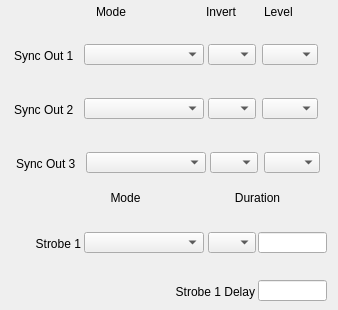
      <widget class="QWidget" name="tab_3">
       <attribute name="title">
        <string>IO Control</string>
       </attribute>
       <widget class="QEComboBox" name="qecombobox_9">
        <property name="geometry">
         <rect>
          <x>84</x>
          <y>44</y>
          <width>120</width>
          <height>21</height>
         </rect>
        </property>
        <property name="variable" stdset="0">
         <string>$(P):cam1:SyncOut1Mode</string>
        </property>
        <property name="variableSubstitutions" stdset="0">
         <string>P=CPS1</string>
        </property>
        <property name="displayAlarmState">
         <bool>false</bool>
        </property>
       </widget>
       <widget class="QEComboBox" name="qecombobox_10">
        <property name="geometry">
         <rect>
          <x>208</x>
          <y>44</y>
          <width>48</width>
          <height>21</height>
         </rect>
        </property>
        <property name="variable" stdset="0">
         <string>$(P):cam1:SyncOut1Invert</string>
        </property>
        <property name="variableSubstitutions" stdset="0">
         <string>P=CPS1</string>
        </property>
        <property name="displayAlarmState">
         <bool>false</bool>
        </property>
       </widget>
       <widget class="QEComboBox" name="qecombobox_11">
        <property name="geometry">
         <rect>
          <x>262</x>
          <y>44</y>
          <width>56</width>
          <height>21</height>
         </rect>
        </property>
        <property name="variable" stdset="0">
         <string>$(P):cam1:SyncOut1Level</string>
        </property>
        <property name="variableSubstitutions" stdset="0">
         <string>P=CPS1</string>
        </property>
        <property name="displayAlarmState">
         <bool>false</bool>
        </property>
       </widget>
       <widget class="QELabel" name="qelabel_65">
        <property name="geometry">
         <rect>
          <x>88</x>
          <y>26</y>
          <width>93</width>
          <height>16</height>
         </rect>
        </property>
        <property name="variable" stdset="0">
         <string>$(P):cam1:SyncOut1Mode_RBV</string>
        </property>
        <property name="variableSubstitutions" stdset="0">
         <string>P=CPS1</string>
        </property>
        <property name="displayAlarmState">
         <bool>false</bool>
        </property>
       </widget>
       <widget class="QELabel" name="qelabel_66">
        <property name="geometry">
         <rect>
          <x>210</x>
          <y>26</y>
          <width>37</width>
          <height>16</height>
         </rect>
        </property>
        <property name="variable" stdset="0">
         <string>$(P):cam1:SyncOut1Invert_RBV</string>
        </property>
        <property name="variableSubstitutions" stdset="0">
         <string>P=CPS1</string>
        </property>
        <property name="displayAlarmState">
         <bool>false</bool>
        </property>
       </widget>
       <widget class="QELabel" name="qelabel_67">
        <property name="geometry">
         <rect>
          <x>266</x>
          <y>26</y>
          <width>37</width>
          <height>16</height>
         </rect>
        </property>
        <property name="variable" stdset="0">
         <string>$(P):cam1:SyncOut1Level_RBV</string>
        </property>
        <property name="variableSubstitutions" stdset="0">
         <string>P=CPS1</string>
        </property>
        <property name="displayAlarmState">
         <bool>false</bool>
        </property>
       </widget>
       <widget class="QLabel" name="label_64">
        <property name="geometry">
         <rect>
          <x>14</x>
          <y>48</y>
          <width>67</width>
          <height>16</height>
         </rect>
        </property>
        <property name="text">
         <string>Sync Out 1</string>
        </property>
       </widget>
       <widget class="QELabel" name="qelabel_68">
        <property name="geometry">
         <rect>
          <x>266</x>
          <y>80</y>
          <width>37</width>
          <height>16</height>
         </rect>
        </property>
        <property name="variable" stdset="0">
         <string>$(P):cam1:SyncOut2Level_RBV</string>
        </property>
        <property name="variableSubstitutions" stdset="0">
         <string>P=CPS1</string>
        </property>
        <property name="displayAlarmState">
         <bool>false</bool>
        </property>
       </widget>
       <widget class="QEComboBox" name="qecombobox_12">
        <property name="geometry">
         <rect>
          <x>262</x>
          <y>98</y>
          <width>56</width>
          <height>21</height>
         </rect>
        </property>
        <property name="variable" stdset="0">
         <string>$(P):cam1:SyncOut2Level</string>
        </property>
        <property name="variableSubstitutions" stdset="0">
         <string>P=CPS1</string>
        </property>
        <property name="displayAlarmState">
         <bool>false</bool>
        </property>
       </widget>
       <widget class="QELabel" name="qelabel_69">
        <property name="geometry">
         <rect>
          <x>88</x>
          <y>80</y>
          <width>93</width>
          <height>16</height>
         </rect>
        </property>
        <property name="variable" stdset="0">
         <string>$(P):cam1:SyncOut2Mode_RBV</string>
        </property>
        <property name="variableSubstitutions" stdset="0">
         <string>P=CPS1</string>
        </property>
        <property name="displayAlarmState">
         <bool>false</bool>
        </property>
       </widget>
       <widget class="QELabel" name="qelabel_70">
        <property name="geometry">
         <rect>
          <x>210</x>
          <y>80</y>
          <width>37</width>
          <height>16</height>
         </rect>
        </property>
        <property name="variable" stdset="0">
         <string>$(P):cam1:SyncOut2Invert_RBV</string>
        </property>
        <property name="variableSubstitutions" stdset="0">
         <string>P=CPS1</string>
        </property>
        <property name="displayAlarmState">
         <bool>false</bool>
        </property>
       </widget>
       <widget class="QEComboBox" name="qecombobox_13">
        <property name="geometry">
         <rect>
          <x>208</x>
          <y>98</y>
          <width>48</width>
          <height>21</height>
         </rect>
        </property>
        <property name="variable" stdset="0">
         <string>$(P):cam1:SyncOut2Invert</string>
        </property>
        <property name="variableSubstitutions" stdset="0">
         <string>P=CPS1</string>
        </property>
        <property name="displayAlarmState">
         <bool>false</bool>
        </property>
       </widget>
       <widget class="QLabel" name="label_65">
        <property name="geometry">
         <rect>
          <x>14</x>
          <y>102</y>
          <width>67</width>
          <height>16</height>
         </rect>
        </property>
        <property name="text">
         <string>Sync Out 2</string>
        </property>
       </widget>
       <widget class="QEComboBox" name="qecombobox_14">
        <property name="geometry">
         <rect>
          <x>84</x>
          <y>98</y>
          <width>120</width>
          <height>21</height>
         </rect>
        </property>
        <property name="variable" stdset="0">
         <string>$(P):cam1:SyncOut2Mode</string>
        </property>
        <property name="variableSubstitutions" stdset="0">
         <string>P=CPS1</string>
        </property>
        <property name="displayAlarmState">
         <bool>false</bool>
        </property>
       </widget>
       <widget class="QELabel" name="qelabel_71">
        <property name="geometry">
         <rect>
          <x>268</x>
          <y>134</y>
          <width>37</width>
          <height>16</height>
         </rect>
        </property>
        <property name="variable" stdset="0">
         <string>$(P):cam1:SyncOut3Level_RBV</string>
        </property>
        <property name="variableSubstitutions" stdset="0">
         <string>P=CPS1</string>
        </property>
        <property name="displayAlarmState">
         <bool>false</bool>
        </property>
       </widget>
       <widget class="QEComboBox" name="qecombobox_15">
        <property name="geometry">
         <rect>
          <x>264</x>
          <y>152</y>
          <width>56</width>
          <height>21</height>
         </rect>
        </property>
        <property name="variable" stdset="0">
         <string>$(P):cam1:SyncOut3Level</string>
        </property>
        <property name="variableSubstitutions" stdset="0">
         <string>P=CPS1</string>
        </property>
        <property name="displayAlarmState">
         <bool>false</bool>
        </property>
       </widget>
       <widget class="QELabel" name="qelabel_72">
        <property name="geometry">
         <rect>
          <x>90</x>
          <y>134</y>
          <width>93</width>
          <height>16</height>
         </rect>
        </property>
        <property name="variable" stdset="0">
         <string>$(P):cam1:SyncOut3Mode_RBV</string>
        </property>
        <property name="variableSubstitutions" stdset="0">
         <string>P=CPS1</string>
        </property>
        <property name="displayAlarmState">
         <bool>false</bool>
        </property>
       </widget>
       <widget class="QELabel" name="qelabel_73">
        <property name="geometry">
         <rect>
          <x>212</x>
          <y>134</y>
          <width>37</width>
          <height>16</height>
         </rect>
        </property>
        <property name="variable" stdset="0">
         <string>$(P):cam1:SyncOut3Invert_RBV</string>
        </property>
        <property name="variableSubstitutions" stdset="0">
         <string>P=CPS1</string>
        </property>
        <property name="displayAlarmState">
         <bool>false</bool>
        </property>
       </widget>
       <widget class="QEComboBox" name="qecombobox_16">
        <property name="geometry">
         <rect>
          <x>210</x>
          <y>152</y>
          <width>48</width>
          <height>21</height>
         </rect>
        </property>
        <property name="variable" stdset="0">
         <string>$(P):cam1:SyncOut3Invert</string>
        </property>
        <property name="variableSubstitutions" stdset="0">
         <string>P=CPS1</string>
        </property>
        <property name="displayAlarmState">
         <bool>false</bool>
        </property>
       </widget>
       <widget class="QLabel" name="label_66">
        <property name="geometry">
         <rect>
          <x>16</x>
          <y>156</y>
          <width>67</width>
          <height>16</height>
         </rect>
        </property>
        <property name="text">
         <string>Sync Out 3</string>
        </property>
       </widget>
       <widget class="QEComboBox" name="qecombobox_17">
        <property name="geometry">
         <rect>
          <x>86</x>
          <y>152</y>
          <width>120</width>
          <height>21</height>
         </rect>
        </property>
        <property name="variable" stdset="0">
         <string>$(P):cam1:SyncOut3Mode</string>
        </property>
        <property name="variableSubstitutions" stdset="0">
         <string>P=CPS1</string>
        </property>
        <property name="displayAlarmState">
         <bool>false</bool>
        </property>
       </widget>
       <widget class="QLabel" name="label_67">
        <property name="geometry">
         <rect>
          <x>96</x>
          <y>4</y>
          <width>67</width>
          <height>16</height>
         </rect>
        </property>
        <property name="text">
         <string>Mode</string>
        </property>
       </widget>
       <widget class="QLabel" name="label_68">
        <property name="geometry">
         <rect>
          <x>206</x>
          <y>4</y>
          <width>37</width>
          <height>16</height>
         </rect>
        </property>
        <property name="text">
         <string>Invert</string>
        </property>
       </widget>
       <widget class="QLabel" name="label_69">
        <property name="geometry">
         <rect>
          <x>264</x>
          <y>4</y>
          <width>37</width>
          <height>16</height>
         </rect>
        </property>
        <property name="text">
         <string>Level</string>
        </property>
       </widget>
       <widget class="QELabel" name="qelabel_74">
        <property name="geometry">
         <rect>
          <x>88</x>
          <y>214</y>
          <width>93</width>
          <height>16</height>
         </rect>
        </property>
        <property name="variable" stdset="0">
         <string>$(P):cam1:Strobe1Mode_RBV</string>
        </property>
        <property name="variableSubstitutions" stdset="0">
         <string>P=CPS1</string>
        </property>
        <property name="displayAlarmState">
         <bool>false</bool>
        </property>
       </widget>
       <widget class="QELabel" name="qelabel_75">
        <property name="geometry">
         <rect>
          <x>210</x>
          <y>214</y>
          <width>37</width>
          <height>16</height>
         </rect>
        </property>
        <property name="variable" stdset="0">
         <string>$(P):cam1:Strobe1CtlDuration_RBV</string>
        </property>
        <property name="variableSubstitutions" stdset="0">
         <string>P=CPS1</string>
        </property>
        <property name="displayAlarmState">
         <bool>false</bool>
        </property>
       </widget>
       <widget class="QEComboBox" name="qecombobox_18">
        <property name="geometry">
         <rect>
          <x>208</x>
          <y>232</y>
          <width>48</width>
          <height>21</height>
         </rect>
        </property>
        <property name="variable" stdset="0">
         <string>$(P):cam1:Strobe1CtlDuration</string>
        </property>
        <property name="variableSubstitutions" stdset="0">
         <string>P=CPS1</string>
        </property>
        <property name="displayAlarmState">
         <bool>false</bool>
        </property>
       </widget>
       <widget class="QLabel" name="label_70">
        <property name="geometry">
         <rect>
          <x>14</x>
          <y>236</y>
          <width>67</width>
          <height>16</height>
         </rect>
        </property>
        <property name="text">
         <string>Strobe 1</string>
        </property>
        <property name="alignment">
         <set>Qt::AlignRight|Qt::AlignTrailing|Qt::AlignVCenter</set>
        </property>
       </widget>
       <widget class="QEComboBox" name="qecombobox_19">
        <property name="geometry">
         <rect>
          <x>84</x>
          <y>232</y>
          <width>120</width>
          <height>21</height>
         </rect>
        </property>
        <property name="variable" stdset="0">
         <string>$(P):cam1:Strobe1Mode</string>
        </property>
        <property name="variableSubstitutions" stdset="0">
         <string>P=CPS1</string>
        </property>
        <property name="displayAlarmState">
         <bool>false</bool>
        </property>
       </widget>
       <widget class="QELineEdit" name="qelineedit_13">
        <property name="geometry">
         <rect>
          <x>258</x>
          <y>232</y>
          <width>69</width>
          <height>21</height>
         </rect>
        </property>
        <property name="variable" stdset="0">
         <string>$(P):cam1:Strobe1Duration</string>
        </property>
        <property name="variableSubstitutions" stdset="0">
         <string>P=CPS1</string>
        </property>
        <property name="displayAlarmState">
         <bool>false</bool>
        </property>
       </widget>
       <widget class="QLabel" name="label_71">
        <property name="geometry">
         <rect>
          <x>92</x>
          <y>190</y>
          <width>67</width>
          <height>16</height>
         </rect>
        </property>
        <property name="text">
         <string>Mode</string>
        </property>
        <property name="alignment">
         <set>Qt::AlignCenter</set>
        </property>
       </widget>
       <widget class="QLabel" name="label_72">
        <property name="geometry">
         <rect>
          <x>224</x>
          <y>190</y>
          <width>67</width>
          <height>16</height>
         </rect>
        </property>
        <property name="text">
         <string>Duration</string>
        </property>
        <property name="alignment">
         <set>Qt::AlignCenter</set>
        </property>
       </widget>
       <widget class="QELabel" name="qelabel_76">
        <property name="geometry">
         <rect>
          <x>256</x>
          <y>214</y>
          <width>73</width>
          <height>16</height>
         </rect>
        </property>
        <property name="variable" stdset="0">
         <string>$(P):cam1:Strobe1Duration_RBV</string>
        </property>
        <property name="variableSubstitutions" stdset="0">
         <string>P=CPS1</string>
        </property>
        <property name="displayAlarmState">
         <bool>false</bool>
        </property>
       </widget>
       <widget class="QELineEdit" name="qelineedit_14">
        <property name="geometry">
         <rect>
          <x>258</x>
          <y>280</y>
          <width>69</width>
          <height>21</height>
         </rect>
        </property>
        <property name="variable" stdset="0">
         <string>$(P):cam1:Strobe1Delay</string>
        </property>
        <property name="variableSubstitutions" stdset="0">
         <string>P=CPS1</string>
        </property>
        <property name="displayAlarmState">
         <bool>false</bool>
        </property>
       </widget>
       <widget class="QELabel" name="qelabel_77">
        <property name="geometry">
         <rect>
          <x>256</x>
          <y>262</y>
          <width>73</width>
          <height>16</height>
         </rect>
        </property>
        <property name="variable" stdset="0">
         <string>$(P):cam1:Strobe1Delay_RBV</string>
        </property>
        <property name="variableSubstitutions" stdset="0">
         <string>P=CPS1</string>
        </property>
        <property name="displayAlarmState">
         <bool>false</bool>
        </property>
       </widget>
       <widget class="QLabel" name="label_73">
        <property name="geometry">
         <rect>
          <x>160</x>
          <y>284</y>
          <width>95</width>
          <height>16</height>
         </rect>
        </property>
        <property name="text">
         <string>Strobe 1 Delay</string>
        </property>
        <property name="alignment">
         <set>Qt::AlignRight|Qt::AlignTrailing|Qt::AlignVCenter</set>
        </property>
       </widget>
      </widget>
